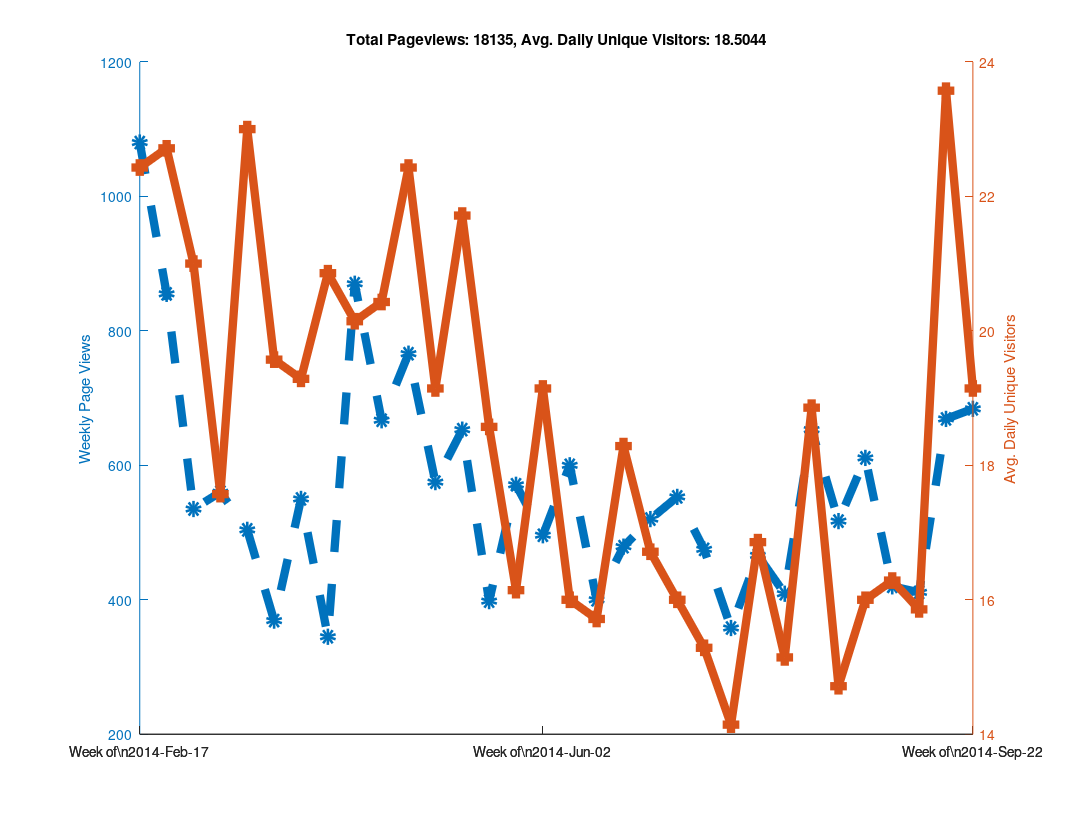
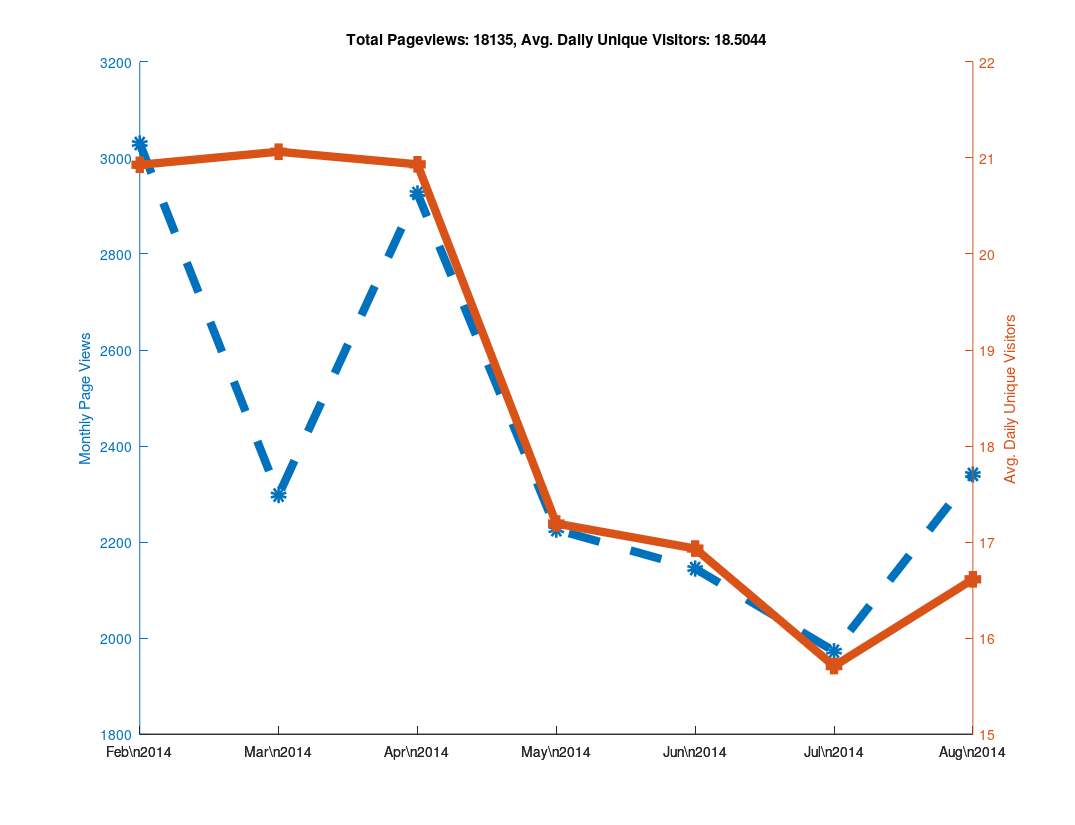

Source code (MATLAB) for these figures, in order:
clear all

% Github has a "traffic" page now, but it doesn't seem like you can
% put in an arbitrary date range?  When I looked at it, it showed the
% numbers of unique visitors and views for the last two weeks only...
% So as long as I check back at least once every two weeks I can keep
% a record of it?  Great...

% https://github.com/libMesh/libmesh/graphs/traffic

% Date, Views, Unique Visitors
data = {
    '2014-Feb-17', 274, 25
    '2014-Feb-18', 145, 30
    '2014-Feb-19', 129, 27
    '2014-Feb-20', 202, 24
    '2014-Feb-21', 240, 22
    '2014-Feb-22', 62,  17
    '2014-Feb-23', 28,  12
    '2014-Feb-24', 217, 19
    '2014-Feb-25', 90,  25
    '2014-Feb-26', 189, 36
    '2014-Feb-27', 112, 26
    '2014-Feb-28', 81,  20
    '2014-Mar-01', 113, 17
    '2014-Mar-02', 53,  16
    '2014-Mar-03', 41,  21
    '2014-Mar-04', 144, 35
    '2014-Mar-05', 51,  20
    '2014-Mar-06', 157, 25
    '2014-Mar-07', 50,  22
    '2014-Mar-08', 50,  11
    '2014-Mar-09', 42,  13
    '2014-Mar-10', 61,  16
    '2014-Mar-11', 27,  16
    '2014-Mar-12', 111, 20
    '2014-Mar-13', 66,  20
    '2014-Mar-14', 223, 25
    '2014-Mar-15', 46,   9
    '2014-Mar-16', 26,  17
    '2014-Mar-17', 80,  29
    '2014-Mar-18', 59,  30
    '2014-Mar-19', 85,  31
    '2014-Mar-20', 122, 18
    '2014-Mar-21', 61,  21
    '2014-Mar-22', 33,  18
    '2014-Mar-23', 64,  14
    '2014-Mar-24', 95,  24
    '2014-Mar-25', 75,  28
    '2014-Mar-26', 49,  18
    '2014-Mar-27', 57,  24
    '2014-Mar-28', 33,  16
    '2014-Mar-29', 41,  16
    '2014-Mar-30', 19,  11
    '2014-Mar-31', 52,  12
    '2014-Apr-01', 120, 21
    '2014-Apr-02', 68,  23
    '2014-Apr-03', 98,  28
    '2014-Apr-04', 77,  21
    '2014-Apr-05', 80,  15
    '2014-Apr-06', 55,  15
    '2014-Apr-07', 71,  31
    '2014-Apr-08', 84,  26
    '2014-Apr-09', 33,  18
    '2014-Apr-10', 32,  16
    '2014-Apr-11', 51,  20
    '2014-Apr-12', 25,  15
    '2014-Apr-13', 49,  20
    '2014-Apr-14', 120, 23
    '2014-Apr-15', 191, 27
    '2014-Apr-16', 219, 24
    '2014-Apr-17', 216, 30
    '2014-Apr-18', 63,  19
    '2014-Apr-19', 36,  11
    '2014-Apr-20', 25,   7
    '2014-Apr-21', 115, 24
    '2014-Apr-22', 128, 31
    '2014-Apr-23', 87,  25
    '2014-Apr-24', 108, 23
    '2014-Apr-25', 111, 20
    '2014-Apr-26', 89,   9
    '2014-Apr-27', 29,  11
    '2014-Apr-28', 177, 28
    '2014-Apr-29', 170, 27
    '2014-Apr-30', 183, 28
    '2014-May-01', 97,  25
    '2014-May-02', 64,  23
    '2014-May-03', 43,  12
    '2014-May-04', 32,  14
    '2014-May-05', 125, 28
    '2014-May-06', 68,  24
    '2014-May-07', 68,  19
    '2014-May-08', 114, 14
    '2014-May-09', 47,  20
    '2014-May-10', 139, 20
    '2014-May-11', 14,   9
    '2014-May-12', 90,  27
    '2014-May-13', 92,  22
    '2014-May-14', 197, 32
    '2014-May-15', 140, 26
    '2014-May-16', 59,  20
    '2014-May-17', 21,  9
    '2014-May-18', 54,  16
    '2014-May-19', 117, 28
    '2014-May-20', 47,  18
    '2014-May-21', 55,  19
    '2014-May-22', 77,  26
    '2014-May-23', 28,  12
    '2014-May-24', 38,  13
    '2014-May-25', 36,  14
    '2014-May-26', 44,  13
    '2014-May-27', 166, 24
    '2014-May-28', 139, 20
    '2014-May-29', 67,  25
    '2014-May-30', 73,  11
    '2014-May-31', 60,  9
    '2014-Jun-01', 22,  11
    '2014-Jun-02', 87,  18
    '2014-Jun-03', 103, 31
    '2014-Jun-04', 105, 27
    '2014-Jun-05', 74,  22
    '2014-Jun-06', 55,  16
    '2014-Jun-07', 53,  15
    '2014-Jun-08', 19,  5
    '2014-Jun-09', 91,  14
    '2014-Jun-10', 136, 19
    '2014-Jun-11', 104, 27
    '2014-Jun-12', 195, 22
    '2014-Jun-13', 51,  18
    '2014-Jun-14', 4,   4
    '2014-Jun-15', 19,  8
    '2014-Jun-16', 86,  19
    '2014-Jun-17', 60,  20
    '2014-Jun-18', 115, 25
    '2014-Jun-19', 73,  20
    '2014-Jun-20', 24,  12
    '2014-Jun-21', 12,  4
    '2014-Jun-22', 30,  10
    '2014-Jun-23', 106, 23
    '2014-Jun-24', 51,  16
    '2014-Jun-25', 115, 25
    '2014-Jun-26', 77,  24
    '2014-Jun-27', 91,  24
    '2014-Jun-28', 30,  9
    '2014-Jun-29', 9,   7
    '2014-Jun-30', 80,  25
    '2014-Jul-01', 118, 17
    '2014-Jul-02', 124, 18
    '2014-Jul-03', 103, 22
    '2014-Jul-04', 33,  11
    '2014-Jul-05', 37,  13
    '2014-Jul-06', 25,  11
    '2014-Jul-07', 147, 27
    '2014-Jul-08', 123, 14
    '2014-Jul-09', 75,  24
    '2014-Jul-10', 68,  16
    '2014-Jul-11', 103, 22
    '2014-Jul-12', 21,  6
    '2014-Jul-13', 16,  3
    '2014-Jul-14', 103, 24
    '2014-Jul-15', 86,  16
    '2014-Jul-16', 90,  20
    '2014-Jul-17', 92,  18
    '2014-Jul-18', 70,  17
    '2014-Jul-19', 27,  8
    '2014-Jul-20',  7,  4
    '2014-Jul-21', 66,  19
    '2014-Jul-22', 63,  16
    '2014-Jul-23', 56,  14
    '2014-Jul-24', 110, 19
    '2014-Jul-25', 27,  14
    '2014-Jul-26', 9,   8
    '2014-Jul-27', 27,  9
    '2014-Jul-28', 73,  23
    '2014-Jul-29', 136, 22
    '2014-Jul-30', 25,  14
    '2014-Jul-31', 113, 29
    '2014-Aug-01', 68,  20
    '2014-Aug-02', 34,  5
    '2014-Aug-03', 17,  5
    '2014-Aug-04', 28,  17
    '2014-Aug-05', 66,  15
    '2014-Aug-06', 62,  24
    '2014-Aug-07', 123, 17
    '2014-Aug-08', 92,  19
    '2014-Aug-09', 29,  9
    '2014-Aug-10', 9,   5
    '2014-Aug-11', 75,  17
    '2014-Aug-12', 108, 19
    '2014-Aug-13', 173, 25
    '2014-Aug-14', 109, 28
    '2014-Aug-15', 46,  17
    '2014-Aug-16', 33,  11
    '2014-Aug-17', 109, 15
    '2014-Aug-18', 154, 20
    '2014-Aug-19', 143, 23
    '2014-Aug-20', 54,  10
    '2014-Aug-21', 31,  19
    '2014-Aug-22', 86,  16
    '2014-Aug-23', 30,  7
    '2014-Aug-24', 19,  8
    '2014-Aug-25', 135, 18
    '2014-Aug-26', 140, 20
    '2014-Aug-27', 81,  23
    '2014-Aug-28', 87,  21
    '2014-Aug-29', 40,  11
    '2014-Aug-30', 102, 11
    '2014-Aug-31', 26,  8
    '2014-Sep-01', 37,  11
    '2014-Sep-02', 64,  11
    '2014-Sep-03', 52,  19
    '2014-Sep-04', 172, 37
    '2014-Sep-05', 42,  13
    '2014-Sep-06', 29,  15
    '2014-Sep-07', 24,  8
    '2014-Sep-08', 56,  13
    '2014-Sep-09', 87,  25
    '2014-Sep-10', 80,  14
    '2014-Sep-11', 82,  22
    '2014-Sep-12', 53,  18
    '2014-Sep-13', 22,  9
    '2014-Sep-14', 31,  10
    '2014-Sep-15', 99,  28
    '2014-Sep-16', 174, 32
    '2014-Sep-17', 137, 24
    '2014-Sep-18', 96,  30
    '2014-Sep-19', 84,  25
    '2014-Sep-20', 45,  15
    '2014-Sep-21', 34,  11
    '2014-Sep-22', 57,  21
    '2014-Sep-23', 130, 19
    '2014-Sep-24', 169, 30
    '2014-Sep-25', 195, 29
    '2014-Sep-26', 82,  17
    '2014-Sep-27', 32,  10
    '2014-Sep-28', 19,  8
    '2014-Sep-29', 71,  15
    '2014-Sep-30', 45,  18
    };

% Github now tracks the total number of clones and unique cloners
clone_data = {
    '2014-Aug-03', 0,  0
    '2014-Aug-04', 10, 6
    '2014-Aug-05', 7,  7
    '2014-Aug-06', 21, 14
    '2014-Aug-07', 11, 9
    '2014-Aug-08', 9,  8
    '2014-Aug-09', 2,  2
    '2014-Aug-10', 2,  2
    '2014-Aug-11', 8,  6
    '2014-Aug-12', 9,  8
    '2014-Aug-13', 19, 11
    '2014-Aug-14', 9,  7
    '2014-Aug-15', 5,  5
    '2014-Aug-16', 5,  2
    '2014-Aug-17', 5,  5
    '2014-Aug-18', 10, 8
    '2014-Aug-19', 9,  8
    '2014-Aug-20', 3,  3
    '2014-Aug-21', 12, 8
    '2014-Aug-22', 3,  3
    '2014-Aug-23', 2,  2
    '2014-Aug-24', 3,  3
    '2014-Aug-25', 8,  5
    '2014-Aug-26', 7,  7
    '2014-Aug-27', 9,  8
    '2014-Aug-28', 19, 12
    '2014-Aug-29', 18, 14
    '2014-Aug-30', 1,  1
    '2014-Aug-31', 1,  1
    '2014-Sep-01', 6,  5
    '2014-Sep-02', 9,  8
    '2014-Sep-03', 5,  4
    '2014-Sep-04', 9,  8
    '2014-Sep-05', 3,  3
    '2014-Sep-06', 1,  1
    '2014-Sep-07', 2,  2
    '2014-Sep-08', 9,  9
    '2014-Sep-09', 16, 10
    '2014-Sep-10', 9,  8
    '2014-Sep-11', 9,  7
    '2014-Sep-12', 5,  3
    '2014-Sep-13', 5,  5
    '2014-Sep-14', 9,  7
    '2014-Sep-15', 8,  7
    '2014-Sep-16', 12, 8
    '2014-Sep-17', 19, 11
    '2014-Sep-18', 15, 11
    '2014-Sep-19', 16, 8
    '2014-Sep-20', 0,  0
    '2014-Sep-21', 4,  4
    '2014-Sep-22', 4,  3
    '2014-Sep-23', 19, 14
    '2014-Sep-24', 13, 11
    '2014-Sep-25', 26, 15
    '2014-Sep-26', 10, 9
    '2014-Sep-27', 1,  1
    '2014-Sep-28', 1,  1
    '2014-Sep-29', 10, 9
    '2014-Sep-30', 11, 5
    };

% length works like you would expect it to for cell arrays.
N=length(data);

% A cell array of strings holding just the dates
dates = {data{:,1}};

% Note the extra square brackets!  This seems to be required (at least
% in Octave) to catch the output of data{:,2} as an array.
views = [data{:,2}];
visitors = [data{:,3}];



% 1.) Make daily plot - You can do this, but it gets a bit hard to read

%% % Can't plot string data automatically?
%% x=linspace(1,N,N);
%%
%% % Only way to set linestyles with plotyy is after the fact, apparently.
%% % plotyy returns the axis handle first, followed by the two plot handles.
%% clf;
%% hold on;
%% [haxis, h1, h2] = plotyy(x, views, x, visitors);
%%
%% % Label the axes
%% ylabel (haxis(1), 'Daily Page Views');
%% ylabel (haxis(2), 'Daily Unique Visitors');
%%
%% % Totaling unique visitors doesn't really mean much...
%% title (['Total Pageviews: ', num2str(sum(views)), ', Avg. Daily Unique Visitors: ', num2str(mean(visitors))]);
%%
%% % Make thick lines - this looks better in PDF
%% set([h1, h2], 'linewidth', 6);
%%
%% % Turn on markers
%% set(h1, 'marker', 'o');
%% set(h2, 'marker', 's');
%%
%% % Set marker size
%% set([h1, h2], 'markersize', 6);
%%
%% % Make dashed line?  Aquaterm doesn't seem to properly display this, but it
%% % does work in the PDF!
%% set(h1, 'linestyle', '--');
%%
%% % Set the xticks and labels so that it shows dates instead of numbers.
%% xticksat = [1 length(x)];
%% set(haxis, 'xtick', xticksat);
%%
%% for i=1:length(xticksat)
%%   xtlabels{i} = data{xticksat(i), 1};
%% end
%% set(haxis, 'xticklabel', xtlabels);
%%
%% % Print to PDF
%% set (gcf, "paperposition", [0.25, 0.25, 10.75, 8.25]);
%% set (gcf, "papersize", [11, 8.5]);
%% set (gcf, "paperorientation", 'landscape');
%%
%% % Make a PDF of this plot.
%% print('-dpdf', 'github_traffic.pdf', '-FHelvetica:20');



% 2.) Make weekly plot - the data is naturally week-periodic
week_indexes = 1:7:N;

% Get total views and average unique viewers for each week
week_views = [];
week_visitors = [];
  for i=1:length(week_indexes)-1
  start = week_indexes(i);
  stop = week_indexes(i+1) - 1;
  week_views(end+1) = sum(views(start:stop));
  week_visitors(end+1) = mean(visitors(start:stop));
end

clf;
hold on;

x=linspace(1, length(week_views), length(week_views));
[haxis, h1, h2] = plotyy(x, week_views, x, week_visitors);

% Label the axes
ylabel (haxis(1), 'Weekly Page Views');
ylabel (haxis(2), 'Avg. Daily Unique Visitors');

% Totaling unique visitors doesn't really mean much...
title (['Total Pageviews: ', num2str(sum(views)), ', Avg. Daily Unique Visitors: ', num2str(mean(visitors))]);

% Make thick lines - this looks better in PDF
set([h1, h2], 'linewidth', 6);

% Turn on markers
set(h1, 'marker', 'o');
set(h2, 'marker', 's');

% Set marker size
set([h1, h2], 'markersize', 6);

% Make dashed line?  Aquaterm doesn't seem to properly display this, but it
% does work in the PDF!
set(h1, 'linestyle', '--');

% Set the xticks and labels so that it shows dates instead of numbers.
xticksat = [1 ceil(length(x)/2) length(x)];
set(haxis, 'xtick', xticksat);

for i=1:length(xticksat)
  xtlabels{i} = ['Week of\n', data{week_indexes(xticksat(i)), 1}];
end
set(haxis, 'xticklabel', xtlabels);

% Print to PDF
set (gcf, "papersize", [11, 8.5]);
set (gcf, "paperorientation", 'landscape');

% I was using these paper settings in older versions of Octave, but
% they changed in 3.8.0
is_380 = strcmp(version(), '3.8.0');

if (!is_380)
  set (gcf, "paperposition", [0.25, 0.25, 10.75, 8.25]);
else
  % In Octave 3.8.0, the default paperposition is [0.25000, 2.50000, 8.00000, 6.00000],
  % the third number makes the plot taller instead of wider!
  set (gcf, "paperposition", [0.25, 0.25, 8.0, 10.5]);
end

% Make a PDF of this plot.
print('-dpdf', 'weekly_github_traffic.pdf', '-FHelvetica:20');



% 3.) Make monthly plot

month_intervals = {'2014-Feb-17', '2014-Mar-17', '2014-Apr-17', '2014-May-17', '2014-Jun-17', '2014-Jul-17', '2014-Aug-17', '2014-Sep-17'};

% Numerical indexes of the month intervals
month_indexes = [];

for i=1:length(month_intervals)
  % Calling 'strcmp' on a cell array of strings returns an array of 0s
  % and 1s, then 'find' returns the non-zero index.  The 'end' keyword
  % is used to append to the array.
  month_indexes(end+1) = find(strcmp(month_intervals{i}, dates));
end

% Get total views and average unique viewers for each month
month_views = [];
month_visitors = [];
  for i=1:length(month_indexes)-1
  start = month_indexes(i);
  stop = month_indexes(i+1) - 1;
  month_views(end+1) = sum(views(start:stop));
  month_visitors(end+1) = mean(visitors(start:stop));
end

clf;
hold on;
x=linspace(1, length(month_views), length(month_views));
[haxis, h1, h2] = plotyy(x, month_views, x, month_visitors);

% Label the axes
ylabel (haxis(1), 'Monthly Page Views');
ylabel (haxis(2), 'Avg. Daily Unique Visitors');

% Add title
title (['Total Pageviews: ', num2str(sum(views)), ', Avg. Daily Unique Visitors: ', num2str(mean(visitors))]);

% Make thick lines - this looks better in PDF
set([h1, h2], 'linewidth', 6);

% Turn on markers
set(h1, 'marker', 'o');
set(h2, 'marker', 's');

% Set marker size
set([h1, h2], 'markersize', 6);

% Make dashed line?  Aquaterm doesn't seem to properly display this, but it
% does work in the PDF!
set(h1, 'linestyle', '--');

% Set the xticks and labels.
n_months = length(x);

% Label every month
xticksat = 1:n_months;

% Label a subset of the months.  For an odd number of months, label
% the center tick, otherwise label the first and last month only.
% if (mod(n_months,2) == 0)
%   xticksat = [1 n_months];
% else
%   xticksat = [1 ceil(n_months/2) n_months];
% end
% set(haxis, 'xtick', xticksat);

% Label the ticks with months
for i=1:length(xticksat)
  date_string = data{month_indexes(xticksat(i)), 1};
  % Extract month and year from date string
  month = date_string(6:end-3);
  year = date_string(1:4);
  xtlabels{i} = [month, '\n', year];
end
set(haxis, 'xticklabel', xtlabels);

% Set up the paper orientation and size
set (gcf, "papersize", [11, 8.5]);
set (gcf, "paperorientation", 'landscape');

if (!is_380)
  set (gcf, "paperposition", [0.25, 0.25, 10.75, 8.25]);
else
  % In Octave 3.8.0, the default paperposition is [0.25000, 2.50000, 8.00000, 6.00000],
  % the third number makes the plot taller instead of wider!
  set (gcf, "paperposition", [0.25, 0.25, 8.0, 10.5]);
end

% Make a PDF of the monthly data.
print('-dpdf', 'monthly_github_traffic.pdf', '-FHelvetica:20');
